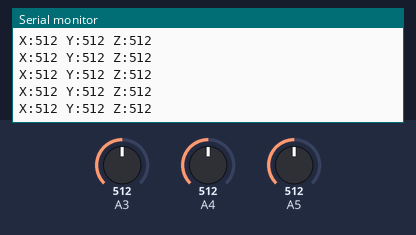
A sketch run on a simulated Arduino Uno, built with avr-gcc and run on an emulated ATmega328P. Parts: the last lines printed to the serial monitor. The test bench sets the inputs (shaded band); at power-on: A5 = 512, A3 = 512, A4 = 512.

Above: at 7.2 s.
7.3 s: A5 set to 11
At 7.37 s:
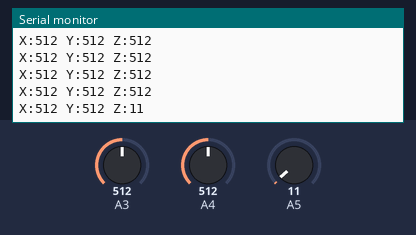
10.3 s: A5 set to 8
At 10.39 s:
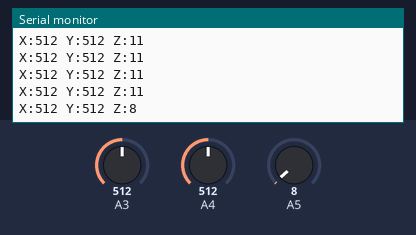
Timing chart, 0 to 12.8 s (numbered marks = the images above; inputs shaded):
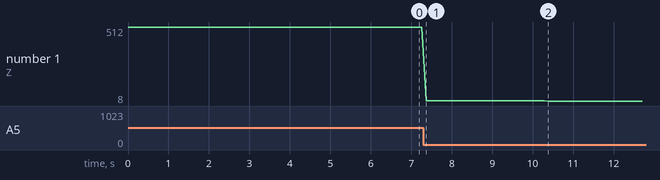

Measured:
- after the input at 7.3 s, the serial monitor: prints a new line after 0.06 s (image 1)
- after the input at 10.3 s, the serial monitor: prints a new line after 0.09 s (image 2)
- plotted number 1: 512 → 11 after the input at 7.3 s, 11 → 8 after the input at 10.3 s

The sketch:

sketch_oct18b.ino
```cpp
//加速度センサの値を取得するプログラム
void setup()
{
  Serial.begin(9600) ; // シリアルモニターの初期化をする
}
void loop()
{
  long x, y, z ;
  x = y = z = 0 ;
  x = analogRead(3) ; // Ｘ軸
  y = analogRead(4) ; // Ｙ軸
  z = analogRead(5) ; // Ｚ軸
  Serial.print("X:") ;
  Serial.print(x) ;
  Serial.print(" Y:") ;
  Serial.print(y) ;
  Serial.print(" Z:") ;
  Serial.println(z) ;
  delay(100) ;
}
```
